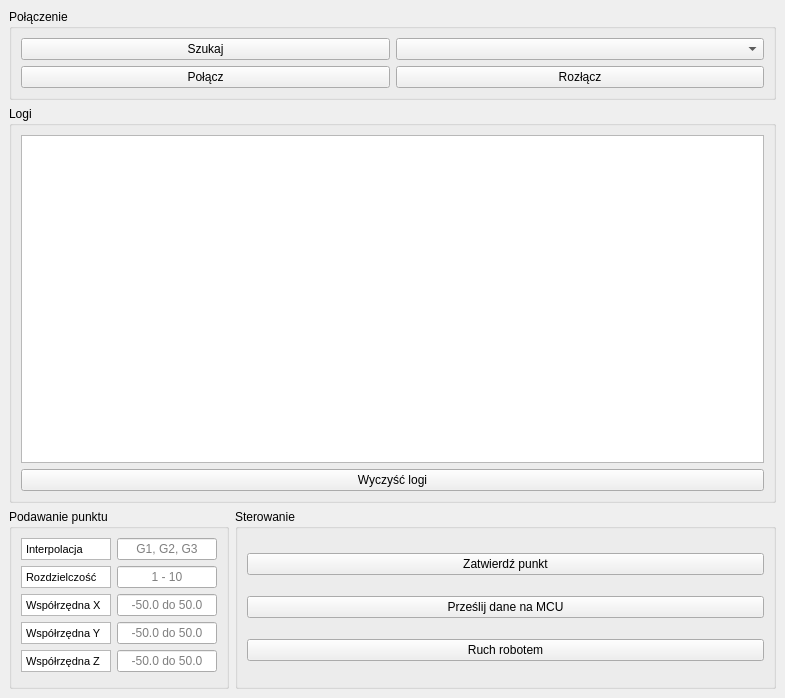
<?xml version="1.0" encoding="UTF-8"?>
<ui version="4.0">
 <class>MainWindow</class>
 <widget class="QMainWindow" name="MainWindow">
  <property name="geometry">
   <rect>
    <x>0</x>
    <y>0</y>
    <width>785</width>
    <height>698</height>
   </rect>
  </property>
  <property name="windowTitle">
   <string>MainWindow</string>
  </property>
  <widget class="QWidget" name="centralwidget">
   <layout class="QGridLayout" name="gridLayout_5">
    <item row="1" column="0" colspan="2">
     <widget class="QGroupBox" name="groupBox_2">
      <property name="title">
       <string>Logi</string>
      </property>
      <layout class="QGridLayout" name="gridLayout_2">
       <item row="3" column="0">
        <widget class="QPushButton" name="pushButtonClearLogs">
         <property name="text">
          <string>Wyczyść logi</string>
         </property>
        </widget>
       </item>
       <item row="1" column="0">
        <widget class="QTextEdit" name="textEditLogs"/>
       </item>
      </layout>
     </widget>
    </item>
    <item row="2" column="0">
     <widget class="QGroupBox" name="groupBox_4">
      <property name="maximumSize">
       <size>
        <width>220</width>
        <height>180</height>
       </size>
      </property>
      <property name="title">
       <string>Podawanie punktu</string>
      </property>
      <layout class="QGridLayout" name="gridLayout">
       <item row="0" column="0">
        <widget class="QTextBrowser" name="textBrowserInterpolation">
         <property name="maximumSize">
          <size>
           <width>90</width>
           <height>22</height>
          </size>
         </property>
         <property name="layoutDirection">
          <enum>Qt::LeftToRight</enum>
         </property>
         <property name="verticalScrollBarPolicy">
          <enum>Qt::ScrollBarAlwaysOff</enum>
         </property>
         <property name="horizontalScrollBarPolicy">
          <enum>Qt::ScrollBarAlwaysOff</enum>
         </property>
         <property name="html">
          <string>&lt;!DOCTYPE HTML PUBLIC &quot;-//W3C//DTD HTML 4.0//EN&quot; &quot;http://www.w3.org/TR/REC-html40/strict.dtd&quot;&gt;
&lt;html&gt;&lt;head&gt;&lt;meta name=&quot;qrichtext&quot; content=&quot;1&quot; /&gt;&lt;style type=&quot;text/css&quot;&gt;
p, li { white-space: pre-wrap; }
&lt;/style&gt;&lt;/head&gt;&lt;body style=&quot; font-family:'MS Shell Dlg 2'; font-size:8.25pt; font-weight:400; font-style:normal;&quot;&gt;
&lt;p style=&quot; margin-top:0px; margin-bottom:0px; margin-left:0px; margin-right:0px; -qt-block-indent:0; text-indent:0px;&quot;&gt;Interpolacja&lt;/p&gt;&lt;/body&gt;&lt;/html&gt;</string>
         </property>
         <property name="openLinks">
          <bool>true</bool>
         </property>
        </widget>
       </item>
       <item row="0" column="1">
        <widget class="QLineEdit" name="lineEditInterpolation">
         <property name="maximumSize">
          <size>
           <width>100</width>
           <height>22</height>
          </size>
         </property>
         <property name="alignment">
          <set>Qt::AlignCenter</set>
         </property>
         <property name="placeholderText">
          <string>G1, G2, G3</string>
         </property>
        </widget>
       </item>
       <item row="1" column="0">
        <widget class="QTextBrowser" name="textBrowserResolution">
         <property name="maximumSize">
          <size>
           <width>90</width>
           <height>22</height>
          </size>
         </property>
         <property name="layoutDirection">
          <enum>Qt::LeftToRight</enum>
         </property>
         <property name="verticalScrollBarPolicy">
          <enum>Qt::ScrollBarAlwaysOff</enum>
         </property>
         <property name="horizontalScrollBarPolicy">
          <enum>Qt::ScrollBarAlwaysOff</enum>
         </property>
         <property name="markdown">
          <string>Rozdzielczość

</string>
         </property>
         <property name="html">
          <string>&lt;!DOCTYPE HTML PUBLIC &quot;-//W3C//DTD HTML 4.0//EN&quot; &quot;http://www.w3.org/TR/REC-html40/strict.dtd&quot;&gt;
&lt;html&gt;&lt;head&gt;&lt;meta name=&quot;qrichtext&quot; content=&quot;1&quot; /&gt;&lt;style type=&quot;text/css&quot;&gt;
p, li { white-space: pre-wrap; }
&lt;/style&gt;&lt;/head&gt;&lt;body style=&quot; font-family:'MS Shell Dlg 2'; font-size:8.25pt; font-weight:400; font-style:normal;&quot;&gt;
&lt;p style=&quot; margin-top:5px; margin-bottom:5px; margin-left:0px; margin-right:0px; -qt-block-indent:0; text-indent:0px;&quot;&gt;Rozdzielczość&lt;/p&gt;&lt;/body&gt;&lt;/html&gt;</string>
         </property>
         <property name="openLinks">
          <bool>true</bool>
         </property>
        </widget>
       </item>
       <item row="1" column="1">
        <widget class="QLineEdit" name="lineEditResolution">
         <property name="maximumSize">
          <size>
           <width>100</width>
           <height>22</height>
          </size>
         </property>
         <property name="alignment">
          <set>Qt::AlignCenter</set>
         </property>
         <property name="placeholderText">
          <string>1 - 10</string>
         </property>
        </widget>
       </item>
       <item row="2" column="0">
        <widget class="QTextBrowser" name="textBrowserCoRdX">
         <property name="maximumSize">
          <size>
           <width>90</width>
           <height>22</height>
          </size>
         </property>
         <property name="layoutDirection">
          <enum>Qt::LeftToRight</enum>
         </property>
         <property name="verticalScrollBarPolicy">
          <enum>Qt::ScrollBarAlwaysOff</enum>
         </property>
         <property name="horizontalScrollBarPolicy">
          <enum>Qt::ScrollBarAlwaysOff</enum>
         </property>
         <property name="html">
          <string>&lt;!DOCTYPE HTML PUBLIC &quot;-//W3C//DTD HTML 4.0//EN&quot; &quot;http://www.w3.org/TR/REC-html40/strict.dtd&quot;&gt;
&lt;html&gt;&lt;head&gt;&lt;meta name=&quot;qrichtext&quot; content=&quot;1&quot; /&gt;&lt;style type=&quot;text/css&quot;&gt;
p, li { white-space: pre-wrap; }
&lt;/style&gt;&lt;/head&gt;&lt;body style=&quot; font-family:'MS Shell Dlg 2'; font-size:8.25pt; font-weight:400; font-style:normal;&quot;&gt;
&lt;p style=&quot; margin-top:0px; margin-bottom:0px; margin-left:0px; margin-right:0px; -qt-block-indent:0; text-indent:0px;&quot;&gt;Współrzędna X&lt;/p&gt;&lt;/body&gt;&lt;/html&gt;</string>
         </property>
         <property name="openLinks">
          <bool>true</bool>
         </property>
        </widget>
       </item>
       <item row="2" column="1">
        <widget class="QLineEdit" name="lineEditCoRdX">
         <property name="maximumSize">
          <size>
           <width>100</width>
           <height>22</height>
          </size>
         </property>
         <property name="alignment">
          <set>Qt::AlignCenter</set>
         </property>
         <property name="placeholderText">
          <string>-50.0 do 50.0</string>
         </property>
        </widget>
       </item>
       <item row="3" column="0">
        <widget class="QTextBrowser" name="textBrowserCoRdY">
         <property name="maximumSize">
          <size>
           <width>90</width>
           <height>22</height>
          </size>
         </property>
         <property name="layoutDirection">
          <enum>Qt::LeftToRight</enum>
         </property>
         <property name="verticalScrollBarPolicy">
          <enum>Qt::ScrollBarAlwaysOff</enum>
         </property>
         <property name="horizontalScrollBarPolicy">
          <enum>Qt::ScrollBarAlwaysOff</enum>
         </property>
         <property name="html">
          <string>&lt;!DOCTYPE HTML PUBLIC &quot;-//W3C//DTD HTML 4.0//EN&quot; &quot;http://www.w3.org/TR/REC-html40/strict.dtd&quot;&gt;
&lt;html&gt;&lt;head&gt;&lt;meta name=&quot;qrichtext&quot; content=&quot;1&quot; /&gt;&lt;style type=&quot;text/css&quot;&gt;
p, li { white-space: pre-wrap; }
&lt;/style&gt;&lt;/head&gt;&lt;body style=&quot; font-family:'MS Shell Dlg 2'; font-size:8.25pt; font-weight:400; font-style:normal;&quot;&gt;
&lt;p style=&quot; margin-top:0px; margin-bottom:0px; margin-left:0px; margin-right:0px; -qt-block-indent:0; text-indent:0px;&quot;&gt;Współrzędna Y&lt;/p&gt;&lt;/body&gt;&lt;/html&gt;</string>
         </property>
         <property name="openLinks">
          <bool>true</bool>
         </property>
        </widget>
       </item>
       <item row="3" column="1">
        <widget class="QLineEdit" name="lineEditCoRdY">
         <property name="maximumSize">
          <size>
           <width>100</width>
           <height>22</height>
          </size>
         </property>
         <property name="alignment">
          <set>Qt::AlignCenter</set>
         </property>
         <property name="placeholderText">
          <string>-50.0 do 50.0</string>
         </property>
        </widget>
       </item>
       <item row="4" column="0">
        <widget class="QTextBrowser" name="textBrowserCoRdZ">
         <property name="maximumSize">
          <size>
           <width>90</width>
           <height>22</height>
          </size>
         </property>
         <property name="layoutDirection">
          <enum>Qt::LeftToRight</enum>
         </property>
         <property name="verticalScrollBarPolicy">
          <enum>Qt::ScrollBarAlwaysOff</enum>
         </property>
         <property name="horizontalScrollBarPolicy">
          <enum>Qt::ScrollBarAlwaysOff</enum>
         </property>
         <property name="html">
          <string>&lt;!DOCTYPE HTML PUBLIC &quot;-//W3C//DTD HTML 4.0//EN&quot; &quot;http://www.w3.org/TR/REC-html40/strict.dtd&quot;&gt;
&lt;html&gt;&lt;head&gt;&lt;meta name=&quot;qrichtext&quot; content=&quot;1&quot; /&gt;&lt;style type=&quot;text/css&quot;&gt;
p, li { white-space: pre-wrap; }
&lt;/style&gt;&lt;/head&gt;&lt;body style=&quot; font-family:'MS Shell Dlg 2'; font-size:8.25pt; font-weight:400; font-style:normal;&quot;&gt;
&lt;p style=&quot; margin-top:0px; margin-bottom:0px; margin-left:0px; margin-right:0px; -qt-block-indent:0; text-indent:0px;&quot;&gt;Współrzędna Z&lt;/p&gt;&lt;/body&gt;&lt;/html&gt;</string>
         </property>
         <property name="openLinks">
          <bool>true</bool>
         </property>
        </widget>
       </item>
       <item row="4" column="1">
        <widget class="QLineEdit" name="lineEditCoRdZ">
         <property name="maximumSize">
          <size>
           <width>100</width>
           <height>22</height>
          </size>
         </property>
         <property name="alignment">
          <set>Qt::AlignCenter</set>
         </property>
         <property name="placeholderText">
          <string>-50.0 do 50.0</string>
         </property>
        </widget>
       </item>
      </layout>
     </widget>
    </item>
    <item row="2" column="1">
     <widget class="QGroupBox" name="groupBox_3">
      <property name="maximumSize">
       <size>
        <width>16777215</width>
        <height>180</height>
       </size>
      </property>
      <property name="title">
       <string>Sterowanie</string>
      </property>
      <layout class="QGridLayout" name="gridLayout_3">
       <item row="0" column="0">
        <widget class="QPushButton" name="pushButtonAcceptPoint">
         <property name="text">
          <string>Zatwierdź punkt</string>
         </property>
        </widget>
       </item>
       <item row="1" column="0">
        <widget class="QPushButton" name="pushButtonSendData">
         <property name="text">
          <string>Prześlij dane na MCU</string>
         </property>
        </widget>
       </item>
       <item row="2" column="0">
        <widget class="QPushButton" name="pushButtonRunRobot">
         <property name="text">
          <string>Ruch robotem</string>
         </property>
        </widget>
       </item>
      </layout>
     </widget>
    </item>
    <item row="0" column="0" colspan="2">
     <widget class="QGroupBox" name="groupBox">
      <property name="maximumSize">
       <size>
        <width>16777215</width>
        <height>200</height>
       </size>
      </property>
      <property name="title">
       <string>Połączenie</string>
      </property>
      <layout class="QGridLayout" name="gridLayout_4">
       <item row="0" column="0">
        <widget class="QPushButton" name="pushButtonSearch">
         <property name="text">
          <string>Szukaj</string>
         </property>
        </widget>
       </item>
       <item row="0" column="1">
        <widget class="QComboBox" name="comboBoxDevices"/>
       </item>
       <item row="1" column="0">
        <widget class="QPushButton" name="pushButtonConnect">
         <property name="text">
          <string>Połącz</string>
         </property>
        </widget>
       </item>
       <item row="1" column="1">
        <widget class="QPushButton" name="pushButtonDisconnect">
         <property name="text">
          <string>Rozłącz</string>
         </property>
        </widget>
       </item>
      </layout>
     </widget>
    </item>
   </layout>
  </widget>
 </widget>
 <resources/>
 <connections/>
</ui>
